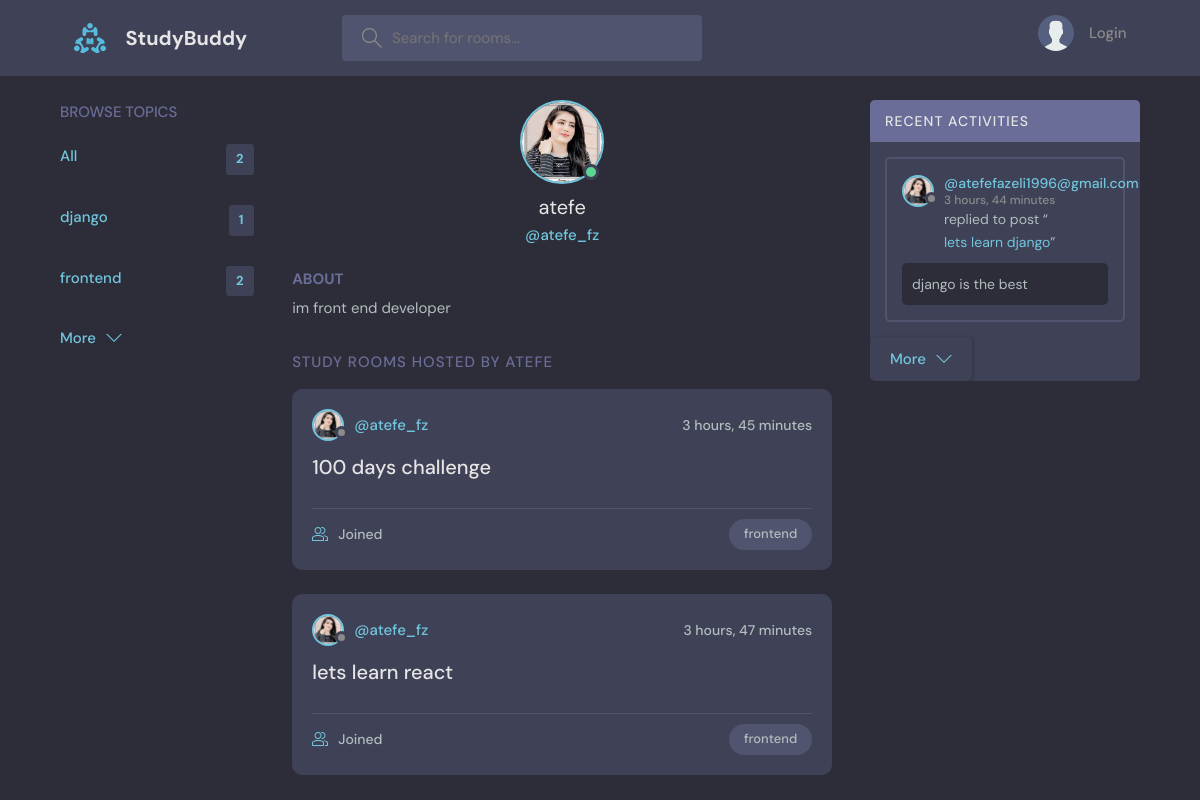
The app's page /user-profile/3 with its own data.
### base/models.py (models this page shows, shortened)
class Topic(models.Model):
    name = models.CharField(_("name"), max_length=200)
    class Meta:
        verbose_name = 'topic'
        verbose_name_plural = 'topics'

class User(AbstractUser):
    name = models.CharField( max_length=200, null=True)
    email = models.EmailField(unique=True, null=True)
    bio = models.TextField(null=True)
    avatar = models.ImageField(null= True, default="avatar.svg")
    USERNAME_FIELD = 'email'
    REQUIRED_FIELDS = []

class Room(models.Model):
    host = models.ForeignKey(User, verbose_name=_("host"), on_delete=models.SET_NULL, null=True)
    topic = models.ForeignKey("base.Topic", verbose_name=_("topic"), on_delete=models.SET_NULL, null=True)
    name = models.CharField(_("name"), max_length=200)
    description = models.TextField(_("description"), null=True, blank=True)
    participant = models.ManyToManyField(User, related_name="participant" , verbose_name=_("participants"))
    updated = models.DateTimeField(_("update"), auto_now=True)
    created = models.DateTimeField(_("create"), auto_now_add=True)
    def __str__(self):
        return self.name
    class Meta:
        db_table = 'Room'
        verbose_name = 'room'
        verbose_name_plural = 'rooms'
        ordering = ["-updated","-created"]

class Message(models.Model):
    user = models.ForeignKey(User, verbose_name=_("user"), on_delete=models.CASCADE)
    room = models.ForeignKey("base.Room", verbose_name=_("room"), on_delete=models.CASCADE)
    body = models.TextField(_("body"))
    updated = models.DateTimeField(_("update"), auto_now=True)
    created = models.DateTimeField(_("create"), auto_now_add=True)
    class Meta:
        ordering = ["-updated","-created"]
    def __str__(self):
        return self.body[:50]

### base/views.py (the view)
# urls.py: path("user-profile/<int:id>", views.userProfile, name = "user-profile" ),
def userProfile(request,id):
        user = User.objects.get(id=id)
        rooms = user.room_set.all()
        activities = user.message_set.all()
        topic = Topic.objects.all()
        context = {"rooms": rooms, "topics": topic,"activities":activities, 'user':user}
        return render(request, "base/user-profile.html", context)

### base/templates/base/user-profile.html (shortened to what this page needs)
{% extends "main.html" %}
{% block content %}
  <main class="profile-page layout layout--3">
    <div class="container">
        {% include "base/topics_component.html" %}
      <div class="roomList">
        <div class="profile">
          <div class="profile__avatar">
            <div class="avatar avatar--large active">
              <img src="{{ user.avatar.url }}" />
            </div>
          </div>
          <div class="profile__info">
            <h3>{{user.name}}</h3>
            <p>@{{user.username}}</p>
          </div>
          <div class="profile__about">
            <h3>About</h3>
            <p>
              {{ user.bio }}
            </p>
          </div>
        </div>
        <div class="roomList__header">
          <div>
            <h2>Study Rooms Hosted by {{user.name}}</a>
            </h2>
          </div>
        </div>
        {% include "base/feed_component.html" %}
      </div>
      {% include "base/activity_component.html" %}
    </div>
  </main>
{% endblock content %}

### base/templates/base/topics_component.html
<div class="topics">
    <div class="topics__header">
      <h2>Browse Topics</h2>
    </div>
    <ul class="topics__list">
      <li>
        <a href="{% url 'home' %}" class="active">All <span>{{topics.count}}</span></a>
      </li>
      {% for topic in topics  %}
      <li>
        <a href="{% url 'home'%}?q={{topic.name}} " class="active">{{topic.name}} <span>{{topic.room_set.all.count}}</span></a>
      </li>
      {% endfor %}
    </ul>
    <a class="btn btn--link" href="{% url 'topics' %}">
      More
      <svg version="1.1" xmlns="http://www.w3.org/2000/svg" width="32" height="32" viewBox="0 0 32 32">
        <title>chevron-down</title>
        <path d="M16 21l-13-13h-3l16 16 16-16h-3l-13 13z"></path>
      </svg>
    </a>
  </div>

### base/templates/base/feed_component.html (shortened to what this page needs)
{% for room in rooms  %}
<div class="roomListRoom">
    <div class="roomListRoom__header">
      <a href="{% url 'user-profile' room.host.id %}" class="roomListRoom__author">
        <div class="avatar avatar--small">
          <img src="{{ room.host.avatar.url }}" />
        </div>
        <span>@{{room.host.username}}</span>
      </a>
      <div class="roomListRoom__actions">
        <span>{{room.created | timesince}}</span>
      </div>
    </div>
    <div class="roomListRoom__content">
      <a href="{% url 'room' room.id %}">{{ room.name }}</a>
    </div>
    <div class="roomListRoom__meta">
      <a href="{% url 'room' room.id %}" class="roomListRoom__joined">
        {{room.participants.all.count}} Joined
      </a>
      <p class="roomListRoom__topic">{{room.topic.name}}</p>
    </div>
  </div>
  {% endfor %}

### base/templates/base/activity_component.html (shortened to what this page needs)
<div class="activities">
  <div class="activities__header">
    <h2>Recent Activities</h2>
  </div>
  {% for activity in activities  %}
  <div class="activities__box">
    <div class="activities__boxHeader roomListRoom__header">
      <a href="{% url 'user-profile' activity.user.id %}" class="roomListRoom__author">
        <div class="avatar avatar--small">
          <img src="{{ activity.user.avatar.url }}" />
        </div>
        <p>
          @{{activity.user}}
          <span>{{activity.created|timesince}}</span>
        </p>
      </a>
    </div>
    <div class="activities__boxContent">
      <p>replied to post “<a href="{% url 'room' activity.room.id %}">{{activity.room}}</a>”</p>
      <div class="activities__boxRoomContent">
       {{activity}}
      </div>
    </div>
  </div>
  {% endfor %}
  <a class="btn btn--linka" href="{% url 'activity' %}">
    More
    <svg version="1.1" xmlns="http://www.w3.org/2000/svg" width="32" height="32" viewBox="0 0 32 32">
      <title>chevron-down</title>
      <path d="M16 21l-13-13h-3l16 16 16-16h-3l-13 13z"></path>
    </svg>
  </a>
</div>

### records on screen
Topic: name "django", room_set.all.count "1"
Topic: name "frontend", room_set.all.count "2"
User: avatar (picture), name "atefe", username "atefe_fz", bio "im front end developer", name "ATEFE"
Room: host.avatar (picture), host.username "atefe_fz", created "3 hours, 45 minutes", name "100 days challenge", topic.name "frontend"
Room: host.avatar (picture), host.username "atefe_fz", created "3 hours, 47 minutes", name "lets learn react", topic.name "frontend"
Message: user.avatar (picture), user "atefefazeli1996@gmail.com", created "3 hours, 44 minutes", room "lets learn django", body "django is the best"

### other values on screen
{{ topics.count }} "2"
